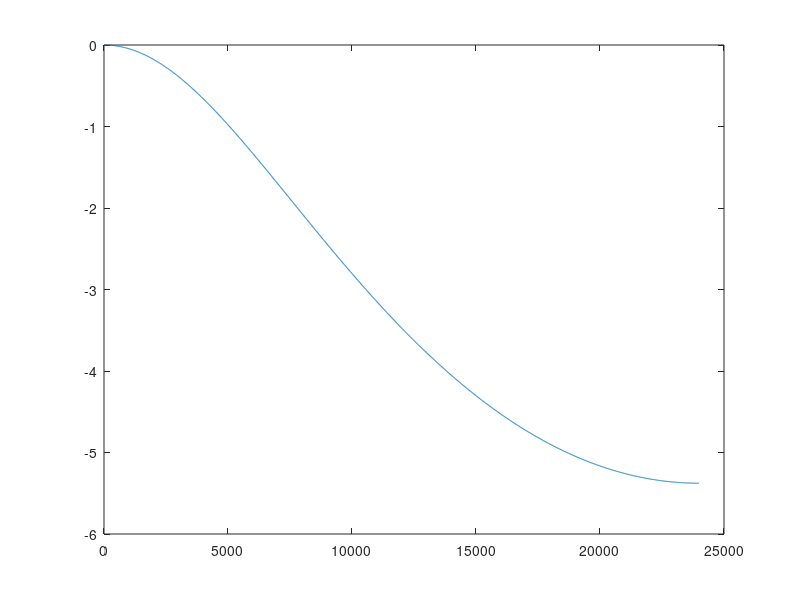

Reproduce this figure in MATLAB. (Note: this script raises an error after producing the figure.)
clc;
clear all;
close all;

%% IIR LP EMA design
Fs = 48000;           % sampling frequency in Hz
alpha = 0.7;          % smoothing factor (adjust as needed)

% filter coefficients
b = alpha;
% a = [1 -(1 - alpha)];
a = [1, (alpha - 1)];  %For FMAC implementation

% frequency response
[H,F] = freqz(b, a, 2048, Fs);

% magnitude in dB
mag_db = 20*log10(abs(H));

% find -3 dB cutoff
max_gain = max(mag_db);
idx_3db = find(mag_db <= max_gain - 3, 1, 'first');
cutoff_3db = F(idx_3db);

% plot
figure;
plot(F, mag_db);
hold on
yline(max_gain - 3, 'r--', '-3 dB line');
plot(cutoff_3db, mag_db(idx_3db), 'ro');
title(sprintf('IIR EMA Filter | -3 dB cutoff at %.1f Hz', cutoff_3db));
xlabel('Frequency (Hz)');
ylabel('Magnitude (dB)');
grid on;

fprintf('Estimated -3 dB cutoff: %.1f Hz\n', cutoff_3db);

%% Q15 conversion
q15_scale = 2^15;

b_q15 = round(b * q15_scale); %Conversion to actual coefficients
b_q15 = max(min(b_q15, 32767), -32768); %clipping to keep in Q15 range

a_q15 = round(a * q15_scale);
a_q15 = max(min(a_q15, 32767), -32768);


%% Write to header/source
header_path = "D:\STM32G4\Benchmarking-STM32G4-Accelerators\BenchmarkingAccelerators\Core\Inc\filter_coeffs.h";
source_path = "D:\STM32G4\Benchmarking-STM32G4-Accelerators\BenchmarkingAccelerators\Core\Src\filter_coeffs.c";

% header file
fid = fopen(header_path, 'w');
fprintf(fid, "#ifndef FILTER_COEFFS_H\n#define FILTER_COEFFS_H\n\n");
fprintf(fid, "#include <stdint.h>\n\n");
% fprintf(fid, "#define EMA_NUM_B_COEFFS %d\n", numel(b_q15));
% fprintf(fid, "#define EMA_NUM_A_COEFFS %d\n", numel(a_q15));
fprintf(fid, "#define EMA_NUM_B_COEFFS 1\n");
fprintf(fid, "#define EMA_NUM_A_COEFFS 1\n");
fprintf(fid, "extern int16_t ema_b_coeffs[EMA_NUM_B_COEFFS];\n");
fprintf(fid, "extern int16_t ema_a_coeffs[EMA_NUM_A_COEFFS];\n\n");
fprintf(fid, "#endif // IIR_COEFFS_H\n");
fclose(fid);

% source file
fid = fopen(source_path, 'w');
fprintf(fid, '#include "filter_coeffs.h"\n\n');
fprintf(fid, "int16_t ema_b_coeffs[EMA_NUM_B_COEFFS] = { %d };\n", b_q15);
fprintf(fid, "int16_t ema_a_coeffs[EMA_NUM_A_COEFFS] = { ");
fprintf(fid, "%d", -a_q15(2));
% fprintf(fid, "%d", -a_q15(2)); For IIR FMAC implementation . FMAC
% requires the coefficients to be negated
fprintf(fid, " };\n");
fclose(fid);

fprintf("Q15 IIR coefficients written to:\n%s\n%s\n", header_path, source_path);

x = [zeros(1,5), ones(1,15) * 1000];
y = filter(b, a, x);
disp([x' y'])  % compare input vs output

%% Measured comparison (with DC offset handling)
measured_freq = 1000:1000:30000;

%For FMAC - IIR 
measured_amplitude_raw = [2.963,2.917,2.861,2.701,2.597,2.438,2.348,2.285,2.211,2.120,2.020,1.924,1.780,1.826,1.739,1.736,1.697,1.652,1.592,1.541,1.544,1.552,1.540,1.549,1.549,1.549,1.549,1.549,1.642,1.638];
% For CMSIS - IIR
% measured_amplitude_raw = [2.967,2.918,2.780,2.700,2.606,2.453,2.348,2.280,2.215,2.122,2.031,1.850,1.745,1.828,1.742,1.735,1.682,1.650,1.639,1.541,1.540,1.542,1.553,1.552,1.554,1.554,1.541,1.541,1.641,1.642];

dc_offset      = 1.5;    % V  (what you subtract in firmware)
input_pk       = 1.5;    % V  (because 1.8 Vpp / 2)

% 1) subtract the offset from BOTH peaks
Vpk_pos =  measured_amplitude_raw/2;          % positive peak above centre
Vpk_neg = -measured_amplitude_raw/2;          % negative peak below centre
pk_plus  =  dc_offset + Vpk_pos;

% 2) centre the waveform (remove offset)
Vpk_centre = (pk_plus - dc_offset);   % =  Vpp_raw/2  (numerically identical)

% 3) dB wrt the 0.9 V input peak
measured_dB = 20*log10(Vpk_centre / input_pk);

% 4) theoretical curve
theo_dB = 20*log10(abs(H));

% 5) plot
figure;
plot(F, theo_dB, 'b','LineWidth',1.5); hold on;
plot(measured_freq, measured_dB,'ro','MarkerSize',8,'LineWidth',1.5);
xlabel('Frequency (Hz)');
ylabel('Magnitude (dB)');
legend('Theoretical (freqz)','Measured (oscilloscope)');
title('IIR EMA Filter – Theoretical vs Measured');
grid on;

% --- draw -3 dB horizontal line and (optional) vertical cutoff marker ---
max_gain2 = max(theo_dB);                 % 0 dB at DC for EMA
y3db      = max_gain2 - 3;                % -3 dB level
yline(y3db,'k--','-3 dB','LabelVerticalAlignment','bottom');

% mark the -3 dB cutoff frequency with a vertical line
idx_3db = find(theo_dB <= y3db, 1, 'first');
fc = F(idx_3db);
xline(fc,'k:',['f_c \approx ' num2str(fc,'%.1f') ' Hz']);
minVal = floor(min([theo_dB(:); measured_dB(:)]))-1;
ylim([minVal 0]);
